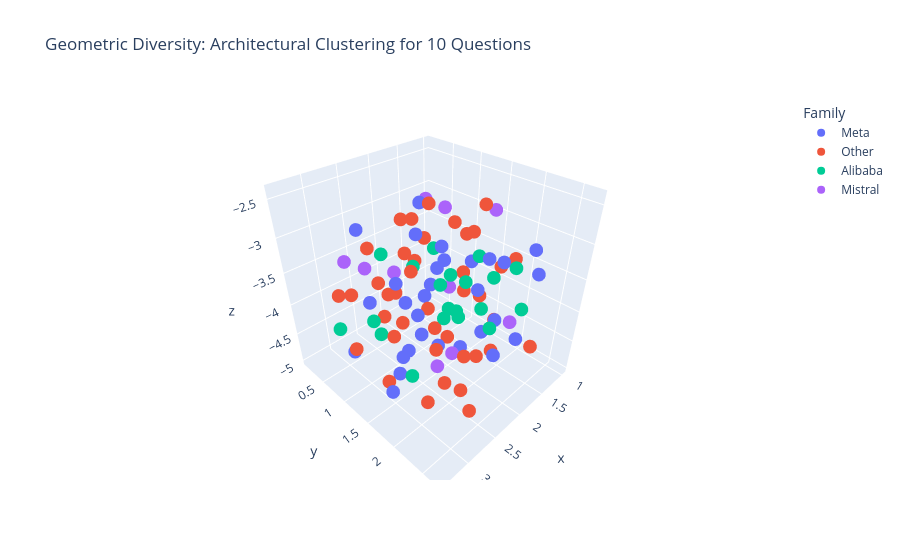

This figure's notebook cell:
### Markdown cell above
### B. Model Family Clustering
Visualize multiple questions to see if Llama, Qwen, etc. stay in their own "territories."

### Code cell
def visualize_families_3d(qid_range=range(0, 100, 10)):
    """
    Plots multiple questions at once to show architectural persistent behavior.
    """
    all_embeds = []
    all_names = []
    all_qids = []
    
    for qid in tqdm(qid_range):
        row = df.iloc[qid]
        responses_dict = row.get('model_responses', {})
        texts = [str(resp_obj.get('answer', '')) for resp_obj in responses_dict.values()]
        
        embeds = model_embed.encode(texts)
        all_embeds.extend(embeds)
        all_names.extend(list(responses_dict.keys()))
        all_qids.extend([f"Q{qid}"] * len(texts))
    
    # Reduce everything together
    reducer = umap.UMAP(n_components=3, random_state=42)
    embed_3d = reducer.fit_transform(all_embeds)
    
    plot_df = pd.DataFrame(embed_3d, columns=['x', 'y', 'z'])
    plot_df['Model'] = all_names
    plot_df['Question'] = all_qids
    
    # Map into broad families
    plot_df['Family'] = plot_df['Model'].apply(lambda x: 'Meta' if 'llama' in x else ('Alibaba' if 'qwen' in x else ('Mistral' if 'mistral' in x else 'Other')))

    fig = px.scatter_3d(
        plot_df, x='x', y='y', z='z', 
        color='Family',
        hover_data=['Model'],
        title=f"Geometric Diversity: Architectural Clustering for {len(qid_range)} Questions"
    )
    fig.show()

visualize_families_3d()

### Figure 1 — Plotly figure (JSON) as saved in the notebook; plotly's stock layout.template omitted (floating-point values rounded to 4 significant figures)
{"data": [{"customdata": [["llama4-scout"], ["llama-large"], ["llama-small"], ["llama-small"], ["llama-large"], ["llama4-scout"], ["llama4-scout"], ["llama-small"], ["llama-large"], ["llama-small"], ["llama4-scout"], ["llama-large"], ["llama4-scout"], ["llama-large"], ["llama-small"], ["llama4-scout"], ["llama-small"], ["llama-large"], ["llama4-scout"], ["llama-small"], ["llama-large"], ["llama4-scout"], ["llama-small"], ["llama-large"], ["llama-large"], ["llama4-scout"], ["llama-small"], ["llama4-scout"], ["llama-small"], ["llama-large"]], "hovertemplate": "Family=Meta<br>x=%{x}<br>y=%{y}<br>z=%{z}<br>Model=%{customdata[0]}<extra></extra>", "legendgroup": "Meta", "marker": {"color": "#636efa", "symbol": "circle"}, "mode": "markers", "name": "Meta", "scene": "scene", "showlegend": true, "type": "scatter3d", "x": [2.268, 2.532, 1.85, 2.354, 2.067, 2.424, 2.001, 1.515, 2.8, 2.398, 3.217, 3.307, 3.32, 2.632, 3.211, 2.81, 2.352, 2.555, 1.426, 2.214, 2.12, 1.96, 1.642, 1.18, 1.096, 1.525, 2.806, 2.235, 1.567, 1.726], "y": [1.171, 1.858, 0.8729, 2.493, 2.009, 1.713, 1.397, 0.6587, 0.7164, 0.9825, 2.038, 1.574, 1.873, 1.19, 1.013, 1.395, 1.333, 1.489, 1.617, 2.695, 1.822, 2.243, 1.826, 2.181, 1.092, 2.467, 1.584, 1.209, 0.8434, 2.106], "z": [-2.958, -2.738, -4.233, -3.464, -3.454, -4.286, -3.335, -4.301, -2.87, -4.999, -3.017, -3.214, -4.323, -3.487, -4.335, -4.741, -4.378, -3.851, -4.717, -3.699, -4.438, -4.413, -3.289, -3.207, -3.881, -3.275, -4.211, -2.546, -3.898, -3.18]}, {"customdata": [["gpt-oss-large"], ["kimi"], ["gemma"], ["deepseek-r1"], ["kimi"], ["gpt-oss-large"], ["gemma"], ["deepseek-r1"], ["gpt-oss-large"], ["kimi"], ["gemma"], ["deepseek-r1"], ["kimi"], ["gpt-oss-large"], ["gemma"], ["deepseek-r1"], ["gpt-oss-large"], ["kimi"], ["gemma"], ["deepseek-r1"], ["kimi"], ["gpt-oss-large"], ["gemma"], ["deepseek-r1"], ["gpt-oss-large"], ["kimi"], ["gemma"], ["deepseek-r1"], ["gpt-oss-large"], ["kimi"], ["gemma"], ["deepseek-r1"], ["kimi"], ["gpt-oss-large"], ["gemma"], ["deepseek-r1"], ["kimi"], ["gpt-oss-large"], ["gemma"], ["deepseek-r1"]], "hovertemplate": "Family=Other<br>x=%{x}<br>y=%{y}<br>z=%{z}<br>Model=%{customdata[0]}<extra></extra>", "legendgroup": "Other", "marker": {"color": "#EF553B", "symbol": "circle"}, "mode": "markers", "name": "Other", "scene": "scene", "showlegend": true, "type": "scatter3d", "x": [2.732, 2.588, 2.013, 2.656, 1.759, 2.848, 1.695, 1.746, 2.381, 2.268, 1.574, 3.199, 2.852, 2.348, 1.23, 2.637, 2.441, 2.779, 2.447, 1.747, 2.791, 3.048, 2.838, 1.609, 3.167, 2.383, 1.876, 1.109, 2.018, 3.389, 1.204, 0.98, 1.951, 1.945, 1.721, 2.169, 2.661, 2.1, 1.454, 2.863], "y": [1.222, 0.7811, 0.8602, 1.907, 1.509, 1.625, 0.4716, 0.98, 1.515, 0.441, 0.591, 0.7921, 0.5258, 0.6689, 1.084, 1.479, 0.9425, 1.883, 2.14, 2.626, 2.575, 1.783, 2.224, 1.947, 1.616, 2.3, 1.361, 1.857, 2.245, 1.338, 0.8374, 1.545, 1.954, 1.804, 1.772, 0.7914, 0.7072, 1.199, 1.28, 2.514], "z": [-4.251, -3.698, -3.572, -4.083, -3.574, -2.788, -3.203, -4.836, -2.411, -4.623, -3.5, -3.583, -3.887, -4.058, -4.342, -3.178, -3.846, -4.93, -4.763, -4.154, -4.502, -3.512, -4.274, -4.751, -4.461, -4.106, -4.695, -3.504, -3.793, -3.966, -3.295, -3.823, -2.419, -2.806, -3.832, -2.929, -3.181, -4.151, -3.218, -3.646]}, {"customdata": [["qwen-nothink"], ["qwen"], ["qwen-nothink"], ["qwen"], ["qwen-nothink"], ["qwen"], ["qwen-nothink"], ["qwen"], ["qwen-nothink"], ["qwen"], ["qwen"], ["qwen-nothink"], ["qwen-nothink"], ["qwen"], ["qwen-nothink"], ["qwen"], ["qwen-nothink"], ["qwen"], ["qwen-nothink"], ["qwen"]], "hovertemplate": "Family=Alibaba<br>x=%{x}<br>y=%{y}<br>z=%{z}<br>Model=%{customdata[0]}<extra></extra>", "legendgroup": "Alibaba", "marker": {"color": "#00cc96", "symbol": "circle"}, "mode": "markers", "name": "Alibaba", "scene": "scene", "showlegend": true, "type": "scatter3d", "x": [1.875, 2.529, 1.372, 3.301, 3.068, 2.318, 2.156, 3.11, 2.245, 2.149, 2.638, 2.442, 2.545, 1.608, 2.013, 2.188, 2.629, 1.471, 2.429, 2.812], "y": [1.554, 1.993, 1.451, 2.196, 0.491, 2.031, 0.3162, 1.339, 1.079, 1.476, 0.8233, 2.498, 1.92, 2.35, 2.467, 1.791, 2.635, 1.62, 1.639, 2.235], "z": [-4.227, -3.033, -3.523, -3.843, -4.36, -3.209, -3.642, -3.712, -3.464, -3.6, -4.51, -2.873, -3.659, -3.807, -2.967, -3.821, -3.334, -4.269, -2.89, -3.2]}, {"customdata": [["mistral"], ["mistral"], ["mistral"], ["mistral"], ["mistral"], ["mistral"], ["mistral"], ["mistral"], ["mistral"], ["mistral"]], "hovertemplate": "Family=Mistral<br>x=%{x}<br>y=%{y}<br>z=%{z}<br>Model=%{customdata[0]}<extra></extra>", "legendgroup": "Mistral", "marker": {"color": "#ab63fa", "symbol": "circle"}, "mode": "markers", "name": "Mistral", "scene": "scene", "showlegend": true, "type": "scatter3d", "x": [2.705, 1.9, 2.623, 3.036, 2.224, 1.515, 1.448, 1.689, 1.723, 1.717], "y": [2.206, 0.2704, 0.09058, 1.152, 1.506, 1.769, 2.098, 0.7499, 1.133, 1.23], "z": [-3.908, -4.081, -3.661, -3.104, -4.937, -2.691, -4.246, -2.815, -2.799, -3.962]}], "layout": {"legend": {"title": {"text": "Family"}, "tracegroupgap": 0}, "scene": {"domain": {"x": [0, 1], "y": [0, 1]}, "xaxis": {"title": {"text": "x"}}, "yaxis": {"title": {"text": "y"}}, "zaxis": {"title": {"text": "z"}}}, "title": {"text": "Geometric Diversity: Architectural Clustering for 10 Questions"}}}
